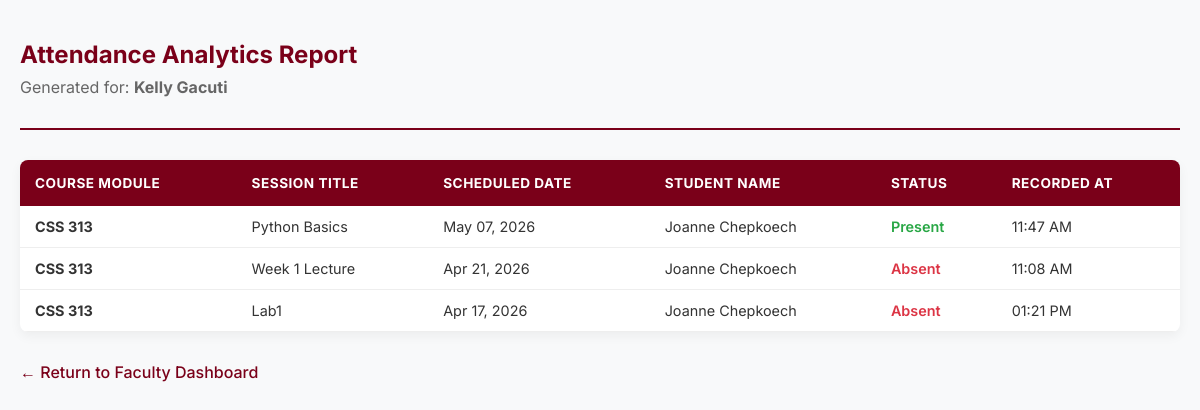
Screenshot of /reports.php (signed in) with the database file from the repository.
### tables this page shows
CREATE TABLE `attendance` (
  `session_id` int(11) NOT NULL,
  `user_id` int(11) NOT NULL,
  `status` enum('P','A','L') NOT NULL,
  `ip_address` varchar(45) DEFAULT NULL,
  `attended_at` datetime DEFAULT current_timestamp()
);

CREATE TABLE `courses` (
  `id` int(11) NOT NULL,
  `course_code` varchar(20) NOT NULL,
  `course_name` varchar(100) NOT NULL,
  `fi_id` int(11) NOT NULL
);

CREATE TABLE `sessions` (
  `id` int(11) NOT NULL,
  `course_id` int(11) NOT NULL,
  `session_title` varchar(100) NOT NULL,
  `attendance_code` varchar(10) NOT NULL,
  `session_date` date NOT NULL,
  `start_time` time NOT NULL,
  `end_time` time DEFAULT NULL
);

CREATE TABLE `users` (
  `id` int(11) NOT NULL,
  `name` varchar(100) NOT NULL,
  `email` varchar(100) NOT NULL,
  `password` varchar(255) NOT NULL,
  `role` enum('fi','student','other') NOT NULL
);

### reports.php (the view, shortened to what this page needs)
<?php
$conn = connectDB();
$fi_id = $_SESSION['user_id'];
$name = isset($_SESSION['name']) ? htmlspecialchars($_SESSION['name'], ENT_QUOTES, 'UTF-8') : 'Faculty Intern';
$sql = "
    SELECT
        a.attended_at,
        a.status,
        u.name AS student_name,
        u.email AS student_email,
        s.session_title,
        s.session_date,
        s.start_time,
        c.course_code,
        c.course_name
    FROM attendance a
    JOIN users u ON a.user_id = u.id
    JOIN sessions s ON a.session_id = s.id
    JOIN courses c ON s.course_id = c.id
    WHERE c.fi_id = ?
    ORDER BY s.session_date DESC, c.course_code ASC, u.name ASC
";
$records = [];
try {
    $stmt = $conn->prepare($sql);
    $stmt->bind_param("i", $fi_id);
    $stmt->execute();
    $result = $stmt->get_result();
    while ($row = $result->fetch_assoc()) {
        $records[] = $row;
    }
} catch (Exception $e) {
    error_log("Report generation data failure: " . $e->getMessage());
    $error_message = "System error: Unable to load report analytics.";
} finally {
    if (isset($conn) && $conn instanceof mysqli) {
        $conn->close();
    }
}
function get_status_label($status) {
    switch ($status) {
        case 'P': return 'Present';
        case 'A': return 'Absent';
    }
}
?>
<!DOCTYPE html>
<html lang="en">
<head>
    <link rel="stylesheet" href="style.css">
</head>
<body>
    <div class="main-content-report">
        <div class="header-section">
            <h2 style="color: #7A0019; margin: 0;">Attendance Analytics Report</h2>
            <p style="margin-top: 8px; color: #666;">Generated for: <strong><?php echo $name; ?></strong></p>
        </div>
        <?php if (isset($error_message)): ?>
            <div style="background: #f8d7da; color: #721c24; padding: 15px; border-radius: 6px;"><?php echo $error_message; ?></div>
        <?php elseif (empty($records)): ?>
            <div style="background: #fff; padding: 40px; text-align: center; border-radius: 8px; color: #888;">
                No attendance records identified for associated course modules.
            </div>
        <?php else: ?>
            <table class="report-table">
                <thead>
                    <tr>
                        <th>Course Module</th>
                        <th>Session Title</th>
                        <th>Scheduled Date</th>
                        <th>Student Name</th>
                        <th>Status</th>
                        <th>Recorded At</th>
                    </tr>
                </thead>
                <tbody>
                    <?php foreach ($records as $row): ?>
                        <?php $status_class = 'status-' . strtolower(get_status_label($row['status'])); ?>
                        <tr>
                            <td><strong><?php echo htmlspecialchars($row['course_code']); ?></strong></td>
                            <td><?php echo htmlspecialchars($row['session_title']); ?></td>
                            <td><?php echo date('M d, Y', strtotime($row['session_date'])); ?></td>
                            <td><?php echo htmlspecialchars($row['student_name']); ?></td>
                            <td><span class="<?php echo $status_class; ?>"><?php echo get_status_label($row['status']); ?></span></td>
                            <td><?php echo date('h:i A', strtotime($row['attended_at'])); ?></td>
                        </tr>
                    <?php endforeach; ?>
                </tbody>
            </table>
        <?php endif; ?>
        <a href="fi-dashboard.php" class="back-btn">← Return to Faculty Dashboard</a>
    </div>
</body>
</html>

### style.css (style rules this page uses)
body { font-family: 'Inter', sans-serif; margin: 0; padding: 0; background-color: #f5f5f5; color: #333; }

### reports.php (style rules this page uses)
body { font-family: 'Inter', sans-serif; background-color: #f8f9fa; color: #333; }
.report-table { width: 100%; border-collapse: collapse; margin-top: 25px; background-color: white; border-radius: 8px; overflow: hidden; box-shadow: 0 4px 12px rgba(0, 0, 0, 0.05); }
.report-table th { background-color: #7A0019; color: white; padding: 15px; text-align: left; font-size: 0.85rem; text-transform: uppercase; letter-spacing: 0.5px; }
.report-table td { padding: 12px 15px; border-bottom: 1px solid #eee; font-size: 0.9rem; }
.status-present { color: #28a745; font-weight: 600; }
.status-absent { color: #dc3545; font-weight: 600; }
.main-content-report { max-width: 1200px; margin: 40px auto; padding: 0 20px; }
.header-section { border-bottom: 2px solid #7A0019; padding-bottom: 15px; margin-bottom: 30px; }
.back-btn { display: inline-block; margin-top: 30px; color: #7A0019; text-decoration: none; font-weight: 500; transition: transform 0.2s; }

### rows the page displays
attendance: courses.course_code "CSS 313", session.session_title "Python Basics", session.session_date "May 07, 2026", user.name "Joanne Chepkoech", status "Present", attended_at "11:47 AM"
attendance: courses.course_code "CSS 313", session.session_title "Week 1 Lecture", session.session_date "Apr 21, 2026", user.name "Joanne Chepkoech", status "Absent", attended_at "11:08 AM"
attendance: courses.course_code "CSS 313", session.session_title "Lab1", session.session_date "Apr 17, 2026", user.name "Joanne Chepkoech", status "Absent", attended_at "01:21 PM"

### other values shown
$name "Kelly Gacuti"
